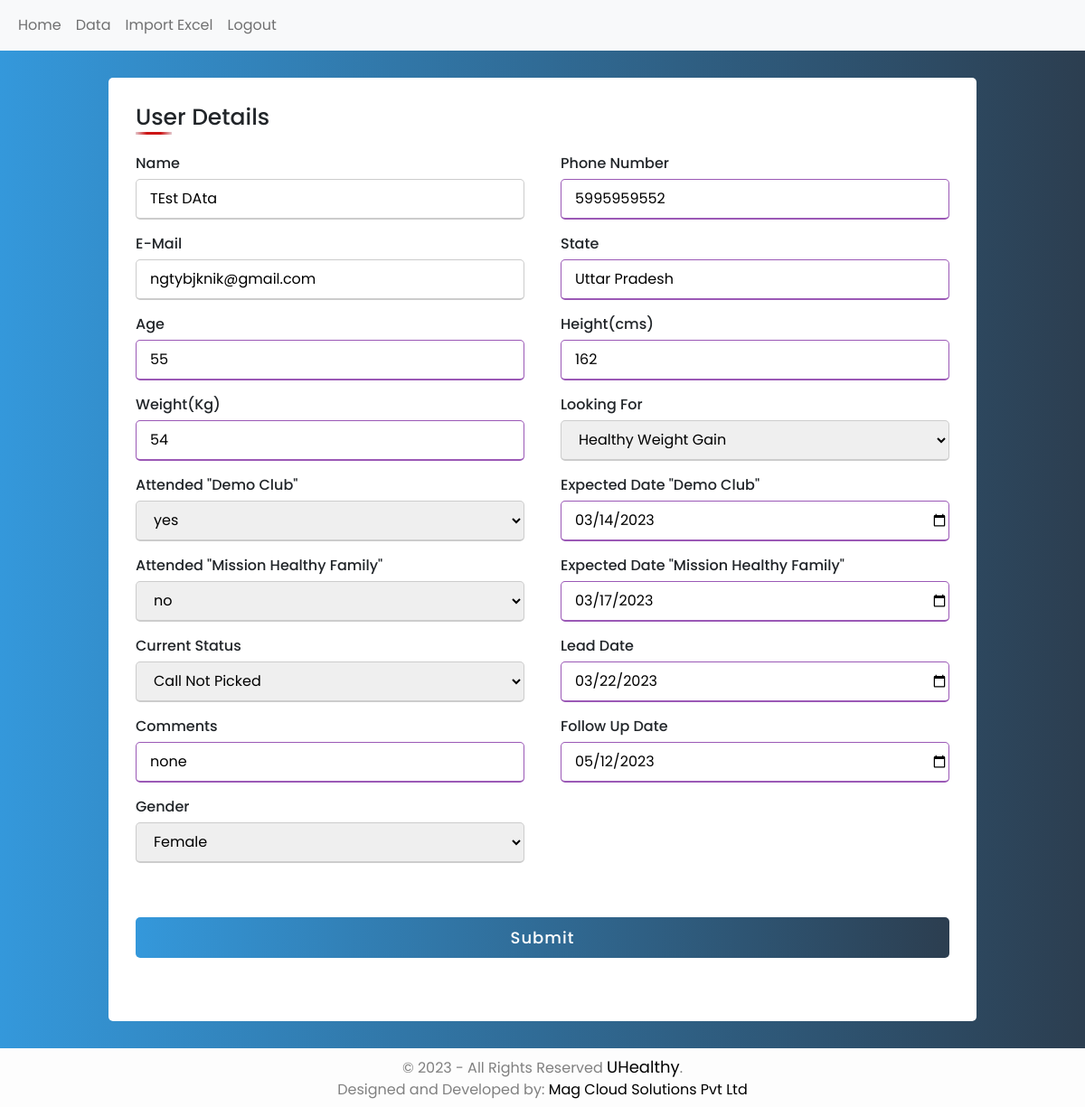
The app's page /update.php?s_no=53 (signed in) with its own data.
### tables this page shows
CREATE TABLE `data` (
  `s_no` int(255) NOT NULL,
  `name` varchar(255) NOT NULL,
  `phone` bigint(255) NOT NULL,
  `email` varchar(255) NOT NULL,
  `state` varchar(255) NOT NULL,
  `gender` varchar(255) NOT NULL,
  `age` int(255) NOT NULL,
  `height` int(255) NOT NULL,
  `weight` int(255) NOT NULL,
  `looking_for` varchar(255) NOT NULL,
  `attended_dc` varchar(255) NOT NULL,
  `exp_date_dc` date NOT NULL,
  `attended_mhf` varchar(255) NOT NULL,
  `exp_date_mhf` date NOT NULL,
  `current_status` varchar(255) NOT NULL,
  `lead_date` date NOT NULL,
  `comments` varchar(1000) NOT NULL,
  `assigned_to` varchar(255) NOT NULL,
  `followup_date` date NOT NULL,
  `is_organic` varchar(255) NOT NULL,
  `adset_name` varchar(255) NOT NULL,
  `campaign` varchar(255) NOT NULL,
  `vehicle` varchar(255) NOT NULL,
  `partner` varchar(255) NOT NULL,
  `platform` varchar(255) NOT NULL,
  `lead_id` varchar(255) NOT NULL,
  `cusomer_disc` varchar(1000) NOT NULL,
  `home_listing` varchar(255) NOT NULL,
  `retailer_id` int(255) NOT NULL,
  `id` int(25) NOT NULL
);

### update.php (the view, shortened to what this page needs)
<!DOCTYPE html>
<html lang="en">
    <head>
        <link href="https://cdn.jsdelivr.net/npm/bootstrap@5.2.3/dist/css/bootstrap.min.css" rel="stylesheet"
>
        <link rel="stylesheet" href="css/homestyle.css">
    </head>
    <body>
        <?php
        include 'navbar.php';
        ?>
        <div class="wrapper">
            <div class="title">User Details</div>
            <?php
            if ($_SERVER['REQUEST_METHOD'] == 'GET') {
                $mysqli = connect();
                $sql = "SELECT * from data where s_no = ?";
                $stmt = $mysqli->prepare($sql);
                $stmt->bind_param('s', $_GET['s_no']);
                $stmt->execute();
                $result = $stmt->get_result();
                if ($result) {
                    $row = $result->fetch_assoc();
                    ?>
            <form action="" method="post">
                <div class=" user-details">
                    <div class="input-box">
                        <span class="details">Name</span>
                        <input name="name" type="text" value="<?php echo $row['name'] ?>" placeholder="Enter your name"
                            readonly="readonly">
                    </div>
                    <div class="input-box">
                        <span class="details">Phone Number</span>
                        <input name="number" type="number" value="<?php echo $row['phone'] ?>"
                            placeholder="Enter your number">
                    </div>
                    <div class="input-box">
                        <span class="details">E-Mail</span>
                        <input name="email" type="text" value="<?php echo $row['email'] ?>"
                            placeholder="Enter your email" readonly="readonly">
                    </div>
                    <div class="input-box">
                        <span class="details">State</span>
                        <input name="state" type="text" value="<?php echo $row['state'] ?>"
                            placeholder="Enter your state">
                    </div>
                    <div class="input-box">
                        <span class="details">Age</span>
                        <input name="age" type="Number" value="<?php echo $row['age'] ?>" placeholder="Enter Your Age">
                    </div>
                    <div class="input-box">
                        <span class="details">Height(cms)</span>
                        <input name="height" type="Number" value="<?php echo $row['height'] ?>"
                            placeholder="Enter Your Height">
                    </div>
                    <div class="input-box">
                        <span class="details">Weight(Kg)</span>
                        <input name="weight" type="Number" value="<?php echo $row['weight'] ?>"
                            placeholder="Enter Your Weight">
                    </div>
                    <div class="input-box">
                        <span class="details">Looking For</span>
                        <select name="lookingfor" value="<?php echo $row['looking_for'] ?>" type="text"
                            placeholder="Looking For?">
                            <option value="<?php echo $row['looking_for'] ?>"><?php echo $row['looking_for'] ?>
                            </option>
                        </select>
                    </div>
                    <div class="input-box">
                        <span class="details">Attended "Demo Club"</span>
                        <select name="attended_dc" value="<?php echo $row['attended_dc'] ?>" type="text">
                            <option value="<?php echo $row['attended_dc'] ?>"><?php echo $row['attended_dc'] ?></option>
                        </select>
                    </div>
                    <div class="input-box">
                        <span class="details">Expected Date "Demo Club"</span>
                        <input name="exp_date_dc" value="<?php echo $row['exp_date_dc'] ?>" type="date"
                            placeholder="Enter Expected Date">
                    </div>
                    <div class="input-box">
                        <span class="details">Attended "Mission Healthy Family"</span>
                        <select name="attended_mhf" value="<?php echo $row['attended_mhf'] ?>" type="text"
                            placeholder="">
                            <option value="<?php echo $row['attended_mhf'] ?>"><?php echo $row['attended_mhf'] ?>
                            </option>
                        </select>
                    </div>
                    <div class="input-box">
                        <span class="details">Expected Date "Mission Healthy Family"</span>
                        <input name="exp_date_mhf" value="<?php echo $row['exp_date_mhf'] ?>" type="date"
                            placeholder="Enter Expected Date">
                    </div>
                    <div class="input-box">
                        <span class="details">Current Status</span>
                        <select name="currentstatus" value="<?php echo $row['current_status'] ?>" type="text">
                            <option value="<?php echo $row['current_status'] ?>"><?php echo $row['current_status'] ?>
                            </option>';
                        </select>
                    </div>
                    <div class="input-box">
                        <span class="details">Lead Date</span>
                        <input name="leaddate" value="<?php echo $row['lead_date'] ?>" type="date"
                            placeholder="Enter Lead Date">
                    </div>
                    <div class="input-box">
                        <span class="details">Comments</span>
                        <input name="comments" value="<?php echo $row['comments'] ?>" type="text"
                            placeholder="Enter comment">
                    </div>
                    <div class="input-box">
                        <span class="details">Follow Up Date</span>
                        <input name="followupdate" value="<?php echo $row['followup_date'] ?>" type="date"
                            placeholder="Enter date">
                    </div>
                    <div class="input-box">
                        <span class="details">Gender</span>
                        <select name="gender" value="<?php echo $row['gender'] ?>" type="text">
                            <option value="<?php echo $row['gender'] ?>"><?php echo $row['gender'] ?></option>
                        </select>
                    </div>
                </div>
                <div class="button">
                    <input type="submit" name="submit" placeholder="Update Your Details">
                </div>
            </form>
            <?php
                } else {
                    echo "<script>
            alert('Error')
            </script>";
                }
            } ?>
        </div>
        <?php
        include "footer.php";
        ?>
    </body>
</html>

### navbar.php (shortened to what this page needs)
<nav class="navbar navbar-expand-lg bg-light">
    <div class="container-fluid">
        <div class="collapse navbar-collapse" id="navbarSupportedContent">
            <ul class="navbar-nav me-auto mb-2 mb-lg-0">
                <li class="nav-item">
                    <a class="nav-link" aria-current="page" href="home.php">Home</a>
                </li>
                <li class="nav-item">
                    <a class="nav-link" href="data.php">Data</a>
                </li>
                <li class="nav-item">
                    <a class="nav-link" href="import.php">Import Excel</a>
                </li>
                <li class="nav-item">
                    <a class="nav-link" href="logout.php">Logout</a>
                </li>
            </ul>
        </div>
    </div>
</nav>

### footer.php (shortened to what this page needs)
<footer>
    <p>© 2023 - All Rights Reserved <span>UHealthy</span>.</p>
    <p>Designed and Developed by: <a href="https://www.magcloudsolutions.in/">Mag Cloud Solutions Pvt Ltd</a></p>
</footer>

### css/homestyle.css (style rules this page uses)
* { margin: 0; padding: 0; box-sizing: border-box; font-family: "Poppins", sans-serif; }
body { min-height: 120vh; background: #2c3e50; background: -webkit-linear-gradient( to right, #3498db, #2c3e50 ); background: linear-gradient( to right, #3498db, #2c3e50 ); }
.wrapper { margin: auto; margin-top: 30px; margin-bottom: 30px; width: 80%; background: #fff; padding: 25px 30px; border-radius: 5px; }
.wrapper .title { font-size: 25px; font-weight: 500; position: relative; }
.wrapper .title::before { content: ""; position: absolute; left: 0; bottom: 0; height: 3px; width: 40px; background: rgb(204, 21, 21); background: radial-gradient( circle, rgba(204, 21, 21, 1) 38%, rgba(228, 202, 207, 1) 100% ); }
.wrapper form .user-details { display: flex; flex-wrap: wrap; justify-content: space-between; margin: 20px 0 12px 0; }
form .user-details .input-box { margin-bottom: 15px; width: calc(100% / 2 - 20px); }
.user-details .input-box input, select { height: 45px; width: 100%; }
.user-details .input-box .details { font-weight: 500; display: block; margin-bottom: 5px; }
.user-details .input-box input, select { height: 45px; width: 100%; outline: none; border-radius: 5px; border: 1px solid #ccc; padding-left: 15px; font-size: 16px; border-bottom-width: 2px; transition: all 0.3s ease; }
.user-details .input-box input:focus, .user-details .input-box input:valid { border-color: #9b59b6; }
form .button { height: 45px; margin: 45px 0; }
form .button input { height: 100%; width: 100%; color: #fff; outline: none; border: none; font-size: 18px; font-weight: 500; cursor: pointer; border-radius: 5px; letter-spacing: 1px; background: #2c3e50; background: -webkit-linear-gradient( to right, #3498db, #2c3e50 ); background: linear-gradient( to right, #3498db, #2c3e50 ); }

### footer.php (style rules this page uses)
body { display: flex; min-height: 100vh; flex-direction: column; }
footer { background-color: #fdfdfd; margin-top: auto; display: flex; align-items: center; justify-content: center; flex-direction: column; height: 65px; }
footer>p { margin-bottom: 0; font-size: medium; color: grey; }
footer>p>span { font-size: large; color: black; }
footer>p>a { font-size: medium; color: black; text-decoration: none; }

### records on screen
data: name "TEst DAta", number "5995959552", email "ngtybjknik@gmail.com", state "Uttar Pradesh", age "55", height "162", weight "54", lookingfor "Healthy Weight Gain", attended_dc "yes", exp_date_dc "03/14/2023", attended_mhf "no", exp_date_mhf "03/17/2023", currentstatus "Call Not Picked", leaddate "03/22/2023", comments "none", followupdate "05/12/2023", gender "Female"
